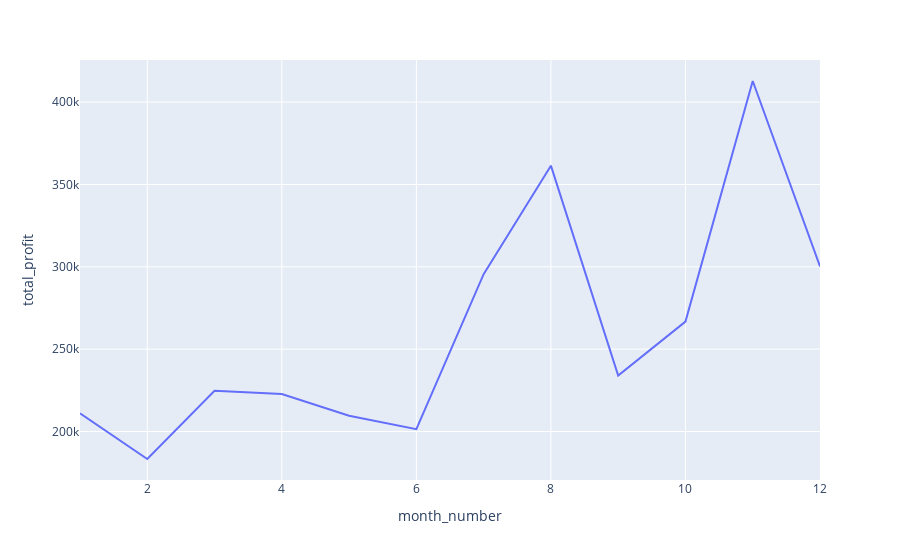

Notebook code cell kept with this figure:
### Code cell
fig = px.line(df, x='month_number', y="total_profit")
fig.show()

### Figure 1 — Plotly figure (JSON) as saved in the notebook; plotly's stock layout.template omitted (floating-point values rounded to 4 significant figures)
{"data": [{"hovertemplate": "month_number=%{x}<br>total_profit=%{y}<extra></extra>", "legendgroup": "", "line": {"color": "#636efa", "dash": "solid"}, "mode": "lines", "name": "", "orientation": "v", "showlegend": false, "type": "scatter", "x": [1, 2, 3, 4, 5, 6, 7, 8, 9, 10, 11, 12], "xaxis": "x", "y": [211000, 183300, 224700, 222700, 209600, 201400, 295500, 361400, 234000, 266700, 412800, 300200], "yaxis": "y"}], "layout": {"legend": {"tracegroupgap": 0}, "margin": {"t": 60}, "xaxis": {"anchor": "y", "domain": [0, 1], "title": {"text": "month_number"}}, "yaxis": {"anchor": "x", "domain": [0, 1], "title": {"text": "total_profit"}}}}
